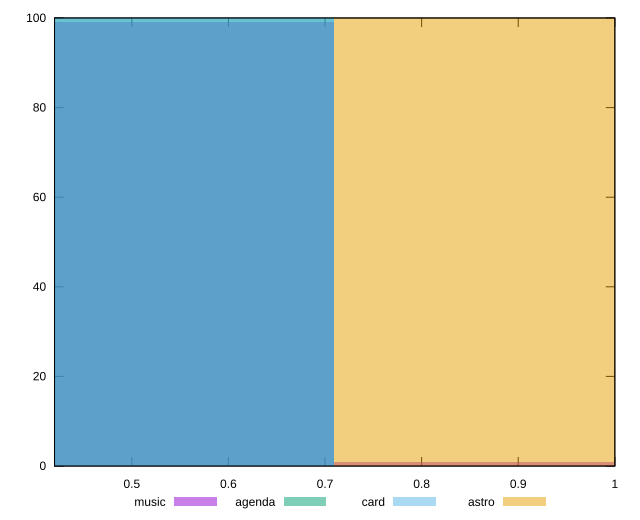

This chart was generated by the following gnuplot code:
reset

$music <<EOF
0.9457967904904337 1
0.4728983952452169 99
EOF

$agenda <<EOF
0.4728983952452169 100
EOF

$card <<EOF
0.4728983952452169 100
EOF

$astro <<EOF
0.9457967904904337 100
EOF

set key outside below
set boxwidth 0.4728983952452169
set xrange [0.42:1]
set yrange [0:100]
set trange [0:100]
set style fill transparent solid 0.5 noborder
set terminal svg size 640, 520 enhanced background rgb 'white'
set output "reports/report_00032_2021-02-25T10-28-15.087Z/uses-http2/comparison/histogram/all_score.svg"

plot $music title "music" with boxes, \
     $agenda title "agenda" with boxes, \
     $card title "card" with boxes, \
     $astro title "astro" with boxes

reset
